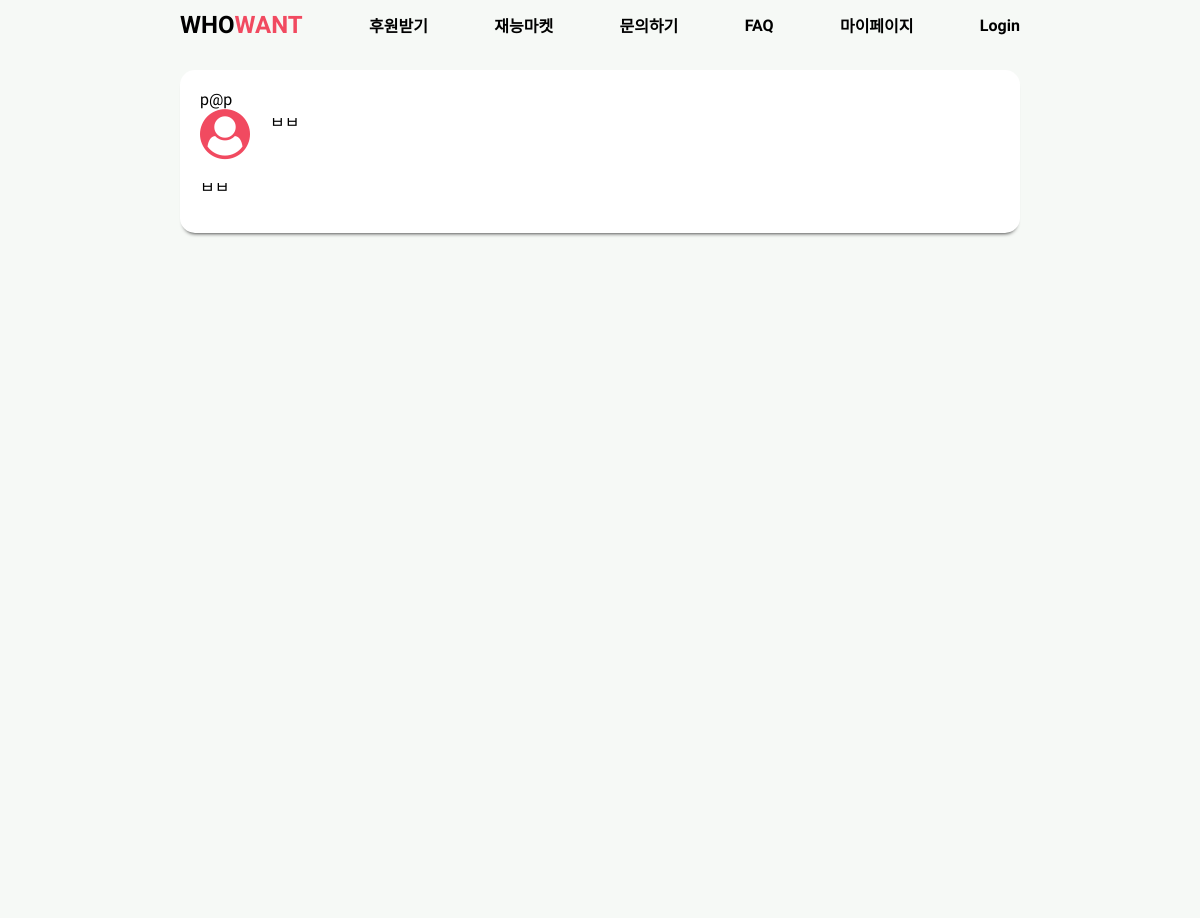
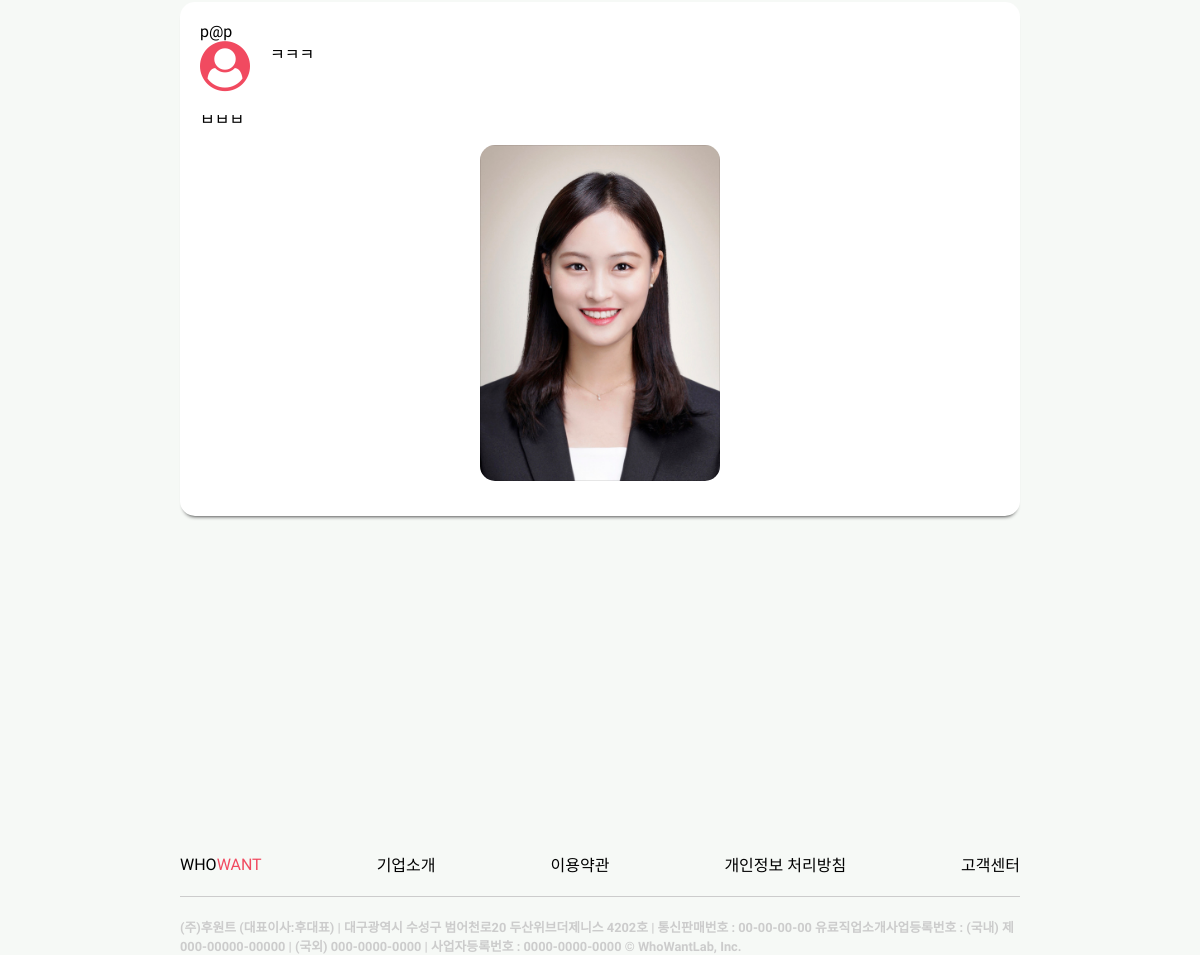
/recentView/p@p, run on an earlier commit of the app's database (2 pictures, top to bottom).
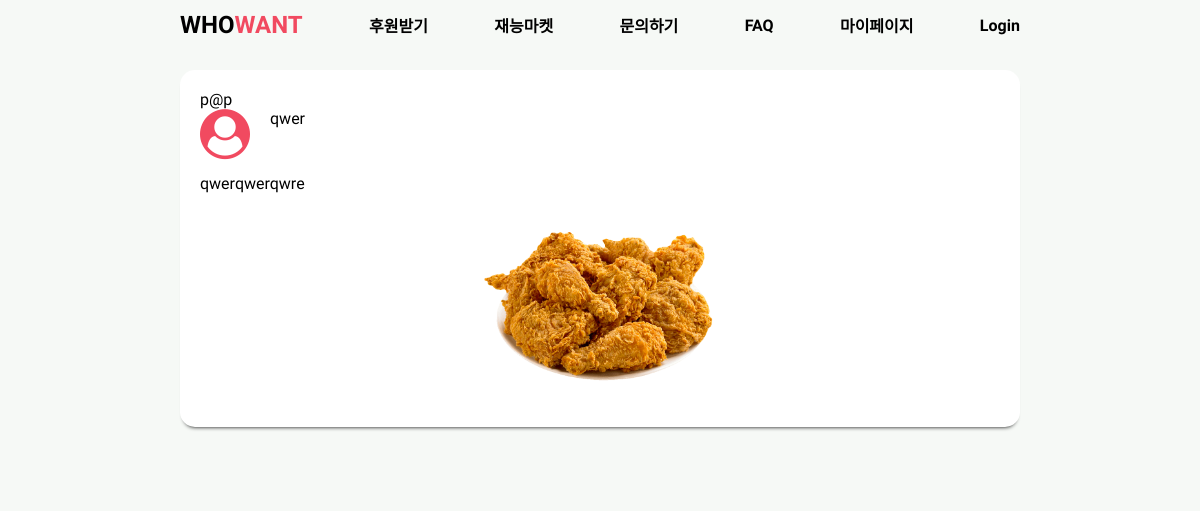
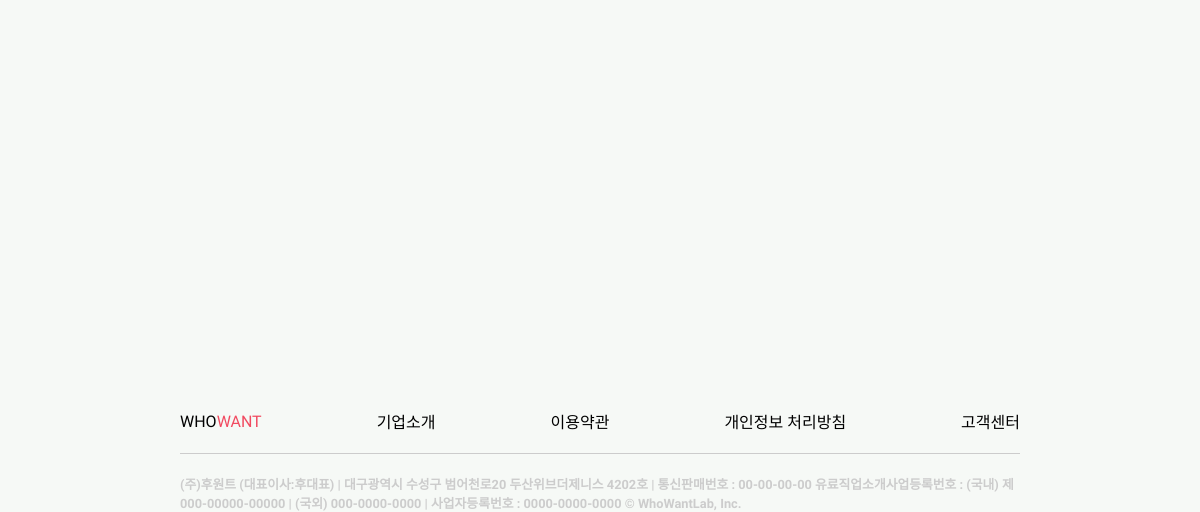
And on a later commit of the database (2 pictures, top to bottom).
### user_info/models.py (models this page shows, shortened)
class Post1(models.Model):
    title = models.CharField(max_length=100)
    writer = models.ForeignKey(CustomUser, on_delete=models.CASCADE, related_name='users1')
    photo = models.ImageField(verbose_name='사진',upload_to='userinfo/',blank=True, null=True)
    post_time = models.DateTimeField(auto_now_add=True)
    body = models.CharField(max_length=500)

class CustomUser(AbstractUser):
    username = None
    email = models.EmailField(_('email address'), unique=True)
    USERNAME_FIELD = 'email'
    REQUIRED_FIELDS = []
    objects = CustomUserManager()
    def __str__(self):
        return self.email

### user_info/views.py (the view)
# urls.py: path('recentView/', views.recentview, name='recentView'),
def recentView(request, email):
    user = CustomUser.objects.get(email=email)
    userinfo = UserInfo.objects.get(user_email = email)
    posts = Post1.objects.filter(writer=user).order_by('post_time')
    return render(request, 'recentView.html', {'posts': posts, 'receiver' : userinfo})

### user_info/templates/recentView.html (shortened to what this page needs)
<!doctype html>
{% load static %}
<html lang="kor">
<head>
    <link rel="stylesheet" type="text/css" href="{% static 'recentView.css' %} ">
    <link rel="stylesheet" href="https://maxcdn.bootstrapcdn.com/font-awesome/4.7.0/css/font-awesome.min.css">
</head>
<body>
<div class="header">
    <ul>
        <li><a href="{% url 'user_info:home' %}" class="logo">WHO<span>WANT</span></a></li>
        <li><a href="{% url 'list:helpWrite' %}" class="navItem">후원받기</a></li>
        <li><a href="{% url 'market:market_view' %}" class="navItem">재능마켓</a></li>
        <li><a href="{% url 'inquiry:CS' %}" class="navItem">문의하기</a></li>
        <li><a href="{% url 'inquiry:FAQ' %}" class="navItem">FAQ</a></li>
        <li><a href="{% url 'user_info:mypage' %}" class="navItem">마이페이지</a></li>
        {% if not user.is_authenticated %}
            <li><a href="{% url 'user_info:login_view' %} " class="navItem">Login</a></li>
        {% else %}
            <li><a href="{% url 'user_info:logout_view' %}" class="navItem">Logout</a></li>
        {% endif %}
    </ul>
</div>
{% for post in posts %}
<div class="contentBox">
    <div class="content">
            {{post.writer}}
            <div class="title">
                <i class="fa fa-user-circle" aria-hidden="true"></i>
                {{post.title}}
            </div>
            <h2 class="contents">{{post.body}}</h2>
    {% if post.photo %}
        <div class="imgBox">
            <img class="contentImg" src="{{post.photo.url}}">
        </div>
    {% endif %}
    </div>
</div>
{% endfor %}
<div class="footer">
    <ul>
        <li><a href="#" class="logo">WHO<span>WANT</span></a></li>
        <li><a href="#" class="navItem">기업소개</a></li>
        <li><a href="#" class="navItem">이용약관</a></li>
        <li><a href="#" class="navItem">개인정보 처리방침</a></li>
        <li><a href="#" class="navItem">고객센터</a></li>
    </ul>
    <span class="line"></span>
    <h2>(주)후원트 (대표이사:후대표) | 대구광역시 수성구 범어천로20 두산위브더제니스 4202호 | 통신판매번호 : 00-00-00-00
        유료직업소개사업등록번호 : (국내) 제000-00000-00000 | (국외) 000-0000-0000 | 사업자등록번호 : 0000-0000-0000
        © WhoWantLab, Inc.</h2>
</div>
</body>
</html>

What changed in the data, as far as the page shows it:
removed Post1: writer "p@p", title "ㅂㅂ", body "ㅂㅂ"
removed Post1: writer "p@p", title "ㅋㅋㅋ", body "ㅂㅂㅂ", photo (picture)
added Post1: writer "p@p", title "qwer", body "qwerqwerqwre", photo (picture)
